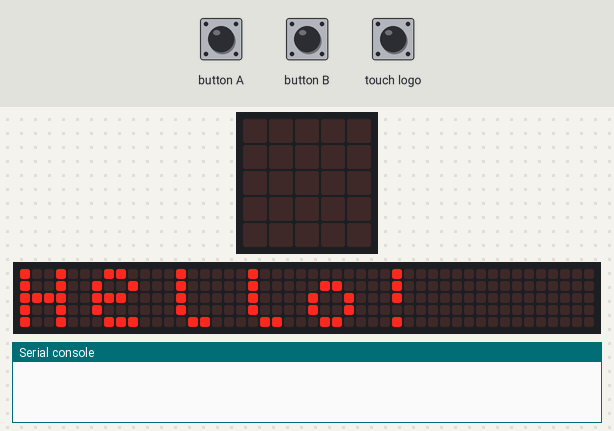
The program below on a simulated BBC micro:bit (MakeCode). Parts: the board's 5×5 LED display, a strip that is not on the board, showing the scrolling text unrolled, the last lines printed to the serial console. Inputs (shaded band) come from the test bench. No radio messages arrive unless stated (any console line starting 'radio sent:' is added by the test bench); the 48×5 strip is a reading aid, not a part: it shows the text the display is scrolling, unrolled, one strip-width of it at a time.

Above: at 5.6 s.
At 6.4 s:
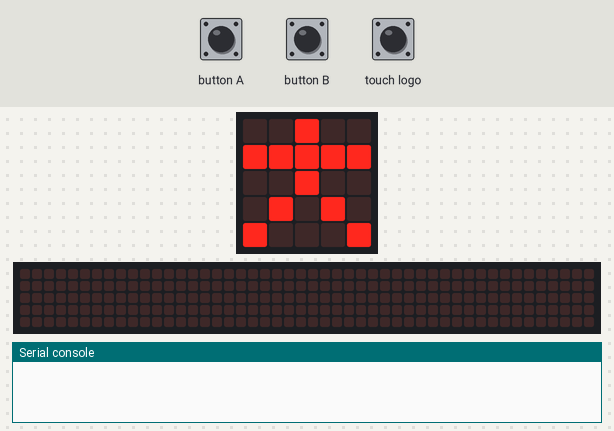
7.7 s: touch logo pressed for 0.15 s
At 8.8 s:
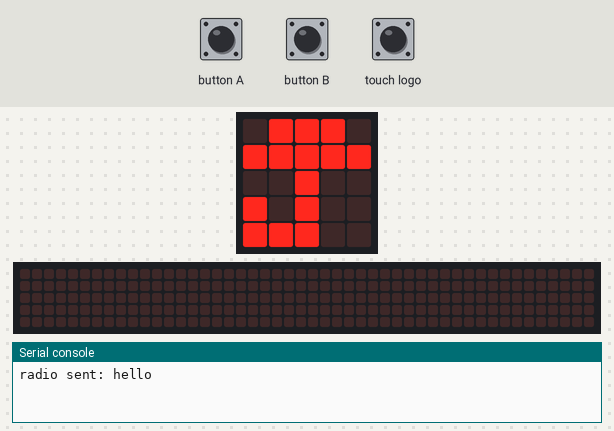
Timing chart, 0 to 10.7 s (numbered marks = the images above; inputs shaded):
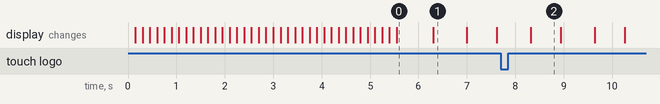

The program:

main.ts
```typescript
input.onButtonPressed(Button.A, function () {
    led.plot(input.compassHeading(), input.temperature())
})
input.onButtonPressed(Button.B, function () {
    led.plot(input.lightLevel(), input.soundLevel())
})
input.onLogoEvent(TouchButtonEvent.Touched, function () {
    radio.setGroup(1)
    basic.pause(100)
    radio.sendString("hello")
})
basic.showString("Hello!")
basic.forever(function () {
    basic.showIcon(IconNames.StickFigure)
    basic.pause(100)
    basic.showIcon(IconNames.Umbrella)
})
```

test.ts
```typescript
// 在這裡測試；當此封包作為擴充功能時，將不會編譯此內容。
```

Measured:
- what the display in image 0 shows lasts 0.7 s, from 5.6 s to 6.3 s
- what the display in image 1 shows lasts 0.7 s, from 6.3 s to 7.0 s
- what the display in image 2 shows lasts 0.6 s, from 8.3 s to 8.9 s
